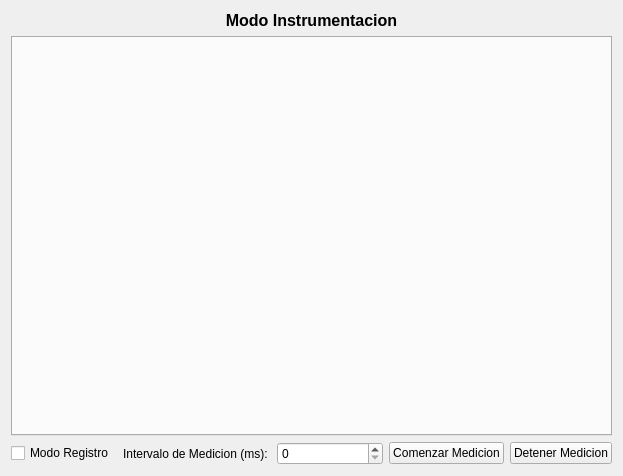
<?xml version="1.0" encoding="UTF-8"?>
<ui version="4.0">
 <class>Form</class>
 <widget class="QWidget" name="Form">
  <property name="geometry">
   <rect>
    <x>0</x>
    <y>0</y>
    <width>623</width>
    <height>476</height>
   </rect>
  </property>
  <property name="sizePolicy">
   <sizepolicy hsizetype="MinimumExpanding" vsizetype="MinimumExpanding">
    <horstretch>0</horstretch>
    <verstretch>0</verstretch>
   </sizepolicy>
  </property>
  <property name="windowTitle">
   <string>Form</string>
  </property>
  <layout class="QHBoxLayout" name="horizontalLayout_2">
   <item>
    <layout class="QGridLayout" name="gridLayout">
     <property name="sizeConstraint">
      <enum>QLayout::SetMaximumSize</enum>
     </property>
     <item row="1" column="0" colspan="4">
      <widget class="QTabWidget" name="tabs">
       <property name="tabPosition">
        <enum>QTabWidget::West</enum>
       </property>
       <property name="currentIndex">
        <number>-1</number>
       </property>
      </widget>
     </item>
     <item row="2" column="1">
      <widget class="QLabel" name="label">
       <property name="text">
        <string>Intervalo de Medicion (ms): </string>
       </property>
      </widget>
     </item>
     <item row="2" column="0">
      <widget class="QCheckBox" name="registroChk">
       <property name="text">
        <string>Modo Registro</string>
       </property>
      </widget>
     </item>
     <item row="2" column="2">
      <widget class="QSpinBox" name="intervaloSpin"/>
     </item>
     <item row="2" column="3">
      <layout class="QHBoxLayout" name="horizontalLayout">
       <item>
        <widget class="QPushButton" name="comenzarBtt">
         <property name="text">
          <string>Comenzar Medicion</string>
         </property>
        </widget>
       </item>
       <item>
        <widget class="QPushButton" name="detenerBtt">
         <property name="text">
          <string>Detener Medicion</string>
         </property>
        </widget>
       </item>
      </layout>
     </item>
     <item row="0" column="0" colspan="4">
      <widget class="QLabel" name="label_2">
       <property name="text">
        <string>&lt;html&gt;&lt;head/&gt;&lt;body&gt;&lt;p&gt;&lt;span style=&quot; font-size:12pt; font-weight:600;&quot;&gt;Modo Instrumentacion&lt;/span&gt;&lt;/p&gt;&lt;/body&gt;&lt;/html&gt;</string>
       </property>
       <property name="alignment">
        <set>Qt::AlignCenter</set>
       </property>
      </widget>
     </item>
    </layout>
   </item>
  </layout>
 </widget>
 <resources/>
 <connections/>
</ui>
